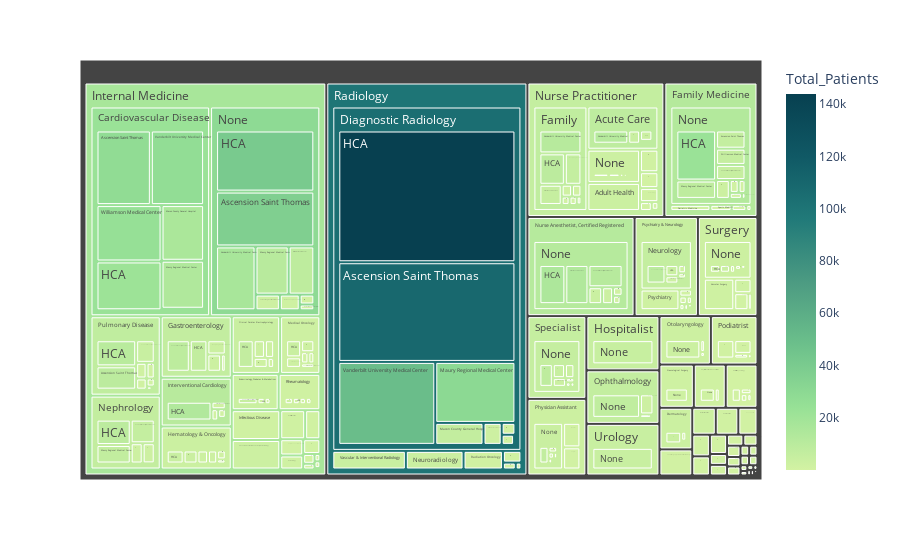

Notebook cell for this chart:
### Code cell
classification_to_hospital = px.treemap(poach3, path=['Classification', 'Specialization', 'Facility_Group'], values='Total_Patients',
                color='Total_Patients', 
                hover_data=['Name', 'Classification', 'Specialization', 'provider_business_address_1',
                           'provider_business_address_2', 'provider_business_city',
                           'provider_business_state', 'provider_business_zip5'],
                color_continuous_scale='Emrld')
classification_to_hospital.show()
classification_to_hospital.write_html("/Users/mattparker/Documents/nss_projects/hcbb_hop_team-3m/notebooks/classification_to_hospital_radiology.html")

### Figure 1 — Plotly figure (JSON) as saved in the notebook; plotly's stock layout.template omitted (floating-point values rounded to 4 significant figures; data arrays with more than 128 entries replaced by an {"elided": "..."} marker saying what was removed)
{"data": [{"branchvalues": "total", "customdata": {"elided": "635x9 mixed values"}, "domain": {"x": [0, 1], "y": [0, 1]}, "hovertemplate": "labels=%{label}<br>Total_Patients_sum=%{value}<br>parent=%{parent}<br>id=%{id}<br>Name=%{customdata[0]}<br>Classification=%{customdata[1]}<br>Specialization=%{customdata[2]}<br>provider_business_address_1=%{customdata[3]}<br>provider_business_address_2=%{customdata[4]}<br>provider_business_city=%{customdata[5]}<br>provider_business_state=%{customdata[6]}<br>provider_business_zip5=%{customdata[7]}<br>Total_Patients=%{color}<extra></extra>", "ids": {"elided": "635 str values"}, "labels": {"elided": "635 str values"}, "marker": {"coloraxis": "coloraxis", "colors": {"elided": "635 float values"}}, "name": "", "parents": {"elided": "635 str values"}, "type": "treemap", "values": {"elided": "635 int values"}}], "layout": {"coloraxis": {"colorbar": {"title": {"text": "Total_Patients"}}, "colorscale": [[0, "rgb(211, 242, 163)"], [0.1667, "rgb(151, 225, 150)"], [0.3333, "rgb(108, 192, 139)"], [0.5, "rgb(76, 155, 130)"], [0.6667, "rgb(33, 122, 121)"], [0.8333, "rgb(16, 89, 101)"], [1, "rgb(7, 64, 80)"]]}, "legend": {"tracegroupgap": 0}, "margin": {"t": 60}}}
